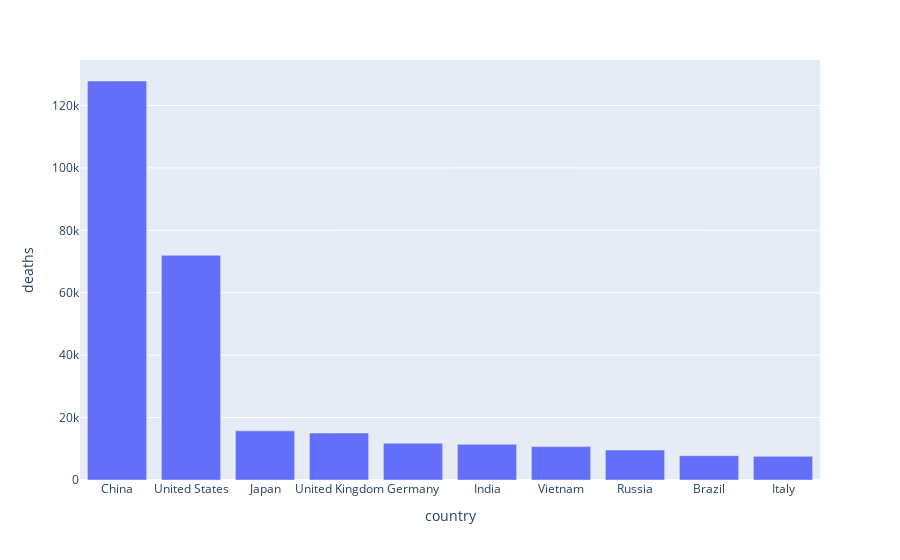

Notebook source saved alongside this figure:
### Code cell
#top 10 countries with highest deaths lung cancer for females
df_females = max_avg_num_females[:10]
fig = px.bar(df_females, x = "country", y = "deaths")
fig.show()

### Figure 1 — Plotly figure (JSON) as saved in the notebook; plotly's stock layout.template omitted (floating-point values rounded to 4 significant figures)
{"data": [{"alignmentgroup": "True", "hovertemplate": "country=%{x}<br>deaths=%{y}<extra></extra>", "legendgroup": "", "marker": {"color": "#636efa", "pattern": {"shape": ""}}, "name": "", "offsetgroup": "", "orientation": "v", "showlegend": false, "textposition": "auto", "type": "bar", "x": ["China", "United States", "Japan", "United Kingdom", "Germany", "India", "Vietnam", "Russia", "Brazil", "Italy"], "xaxis": "x", "y": [127800.0, 72000.0, 15740.0, 15060.0, 11790.0, 11420.0, 10690.0, 9593.0, 7806.0, 7583.0], "yaxis": "y"}], "layout": {"barmode": "relative", "legend": {"tracegroupgap": 0}, "margin": {"t": 60}, "xaxis": {"anchor": "y", "domain": [0, 1], "title": {"text": "country"}}, "yaxis": {"anchor": "x", "domain": [0, 1], "title": {"text": "deaths"}}}}
